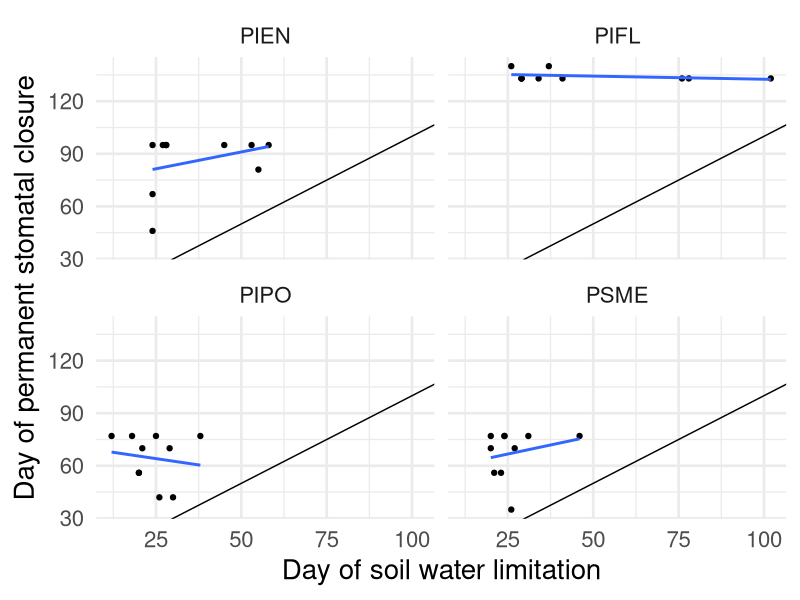
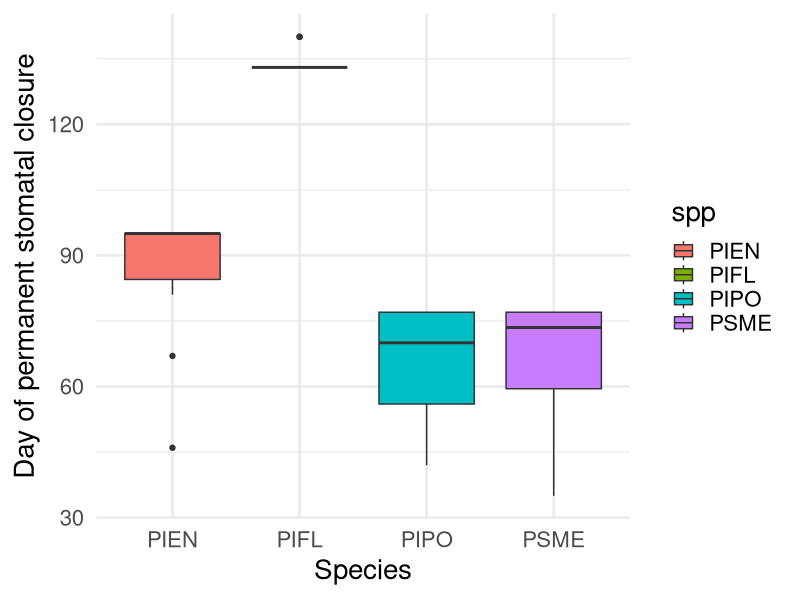
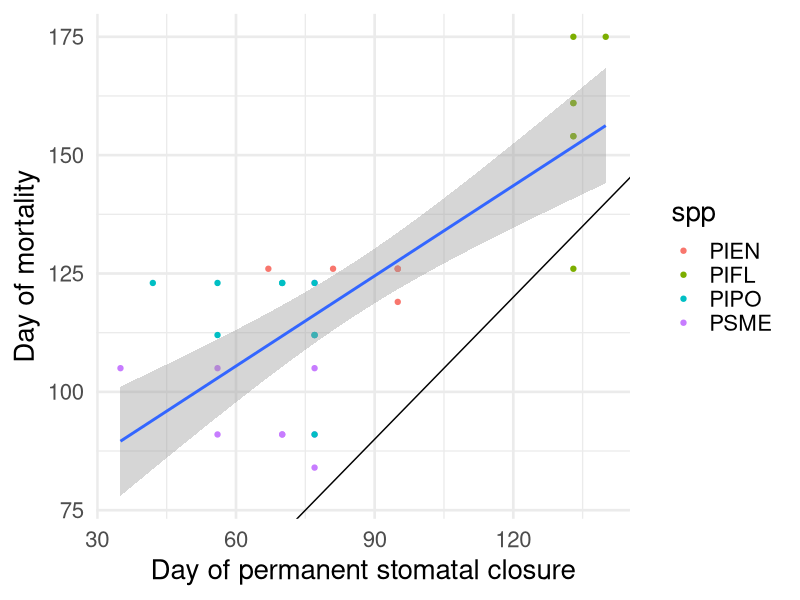
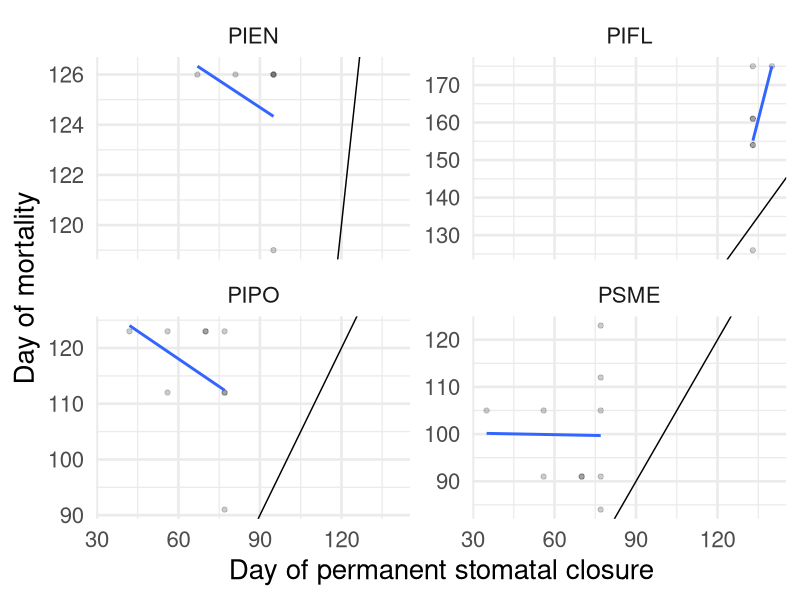

These charts were generated, in order, by the following R code:
library(tidyverse)

closure <- read_csv("data/Experiment/Processed/Stomata_Closure_Day.csv")


# soil water limitation?
stress_days <- read_csv("data/Experiment/Processed/Water_Limitation_Days.csv")

stom_stress <- inner_join(closure, stress_days)

stom_sum <- stom_stress %>% 
  filter(water == "drought") %>% 
  group_by(spp) %>% 
  summarise(mean_clo = mean(day_closed),
            sd_clo = sd(day_closed),
            n = n())

cor.test(stom_stress$day_closed, stom_stress$cpt)
summary(lm(day_closed ~ spp + cpt, data = stom_stress))

# emmeans(lm(day_closed ~ cpt : spp, data = stom_stress), specs = c("cpt", "spp"))

ggplot(stom_stress, aes(x = cpt, y = day_closed))+
  geom_point()+
  facet_wrap(~spp)+
  geom_abline(slope = 1, intercept = 0)+
  geom_smooth(method = "lm", se = F)+
  theme_minimal(base_size = 20)+
  labs(x = "Day of soil water limitation", y = "Day of permanent stomatal closure")

ggplot(stom_stress, aes(x = spp, y = day_closed))+
  geom_boxplot(aes(fill = spp))+
  theme_minimal(base_size = 20)+
  labs(x = "Species", y = "Day of permanent stomatal closure")

# mortality?
death_days_fl <- read_csv("data/Experiment/Processed/Death_Day_Fl-Based.csv") %>% 
  filter(treatment == "drought") %>% 
  mutate(day = death) %>% 
  dplyr::select(TreeID, day)
death_days_col <- read_csv("data/Experiment/Processed/Death_Day_Color-Based.csv")

# set to one of the above:
death_days <- death_days_col # more accurate

stom_death <- inner_join(closure, death_days) %>% 
  inner_join(stress_days)

ggplot(stom_death, aes(x = day_closed, y = day))+
  geom_point(aes(color = spp))+
  geom_abline(slope = 1, intercept = 0)+
  geom_smooth(method = "lm", se = T)+
  theme_minimal(base_size = 20)+
  labs(x = "Day of permanent stomatal closure", y = "Day of mortality")

ggplot(stom_death, aes(x = day_closed, y = day))+
  geom_point(alpha = 0.2)+
  facet_wrap(~spp, scales = "free_y")+
  geom_abline(slope = 1, intercept = 0)+
  geom_smooth(method = "lm", se = F)+
  theme_minimal(base_size = 20)+
  labs(x = "Day of permanent stomatal closure", y = "Day of mortality")

# ID <- x

# combine con data with the closure dates to add as vertical lines



summary(lm(day ~ day_closed, data = filter(stom_death, spp == "PIFL")))
